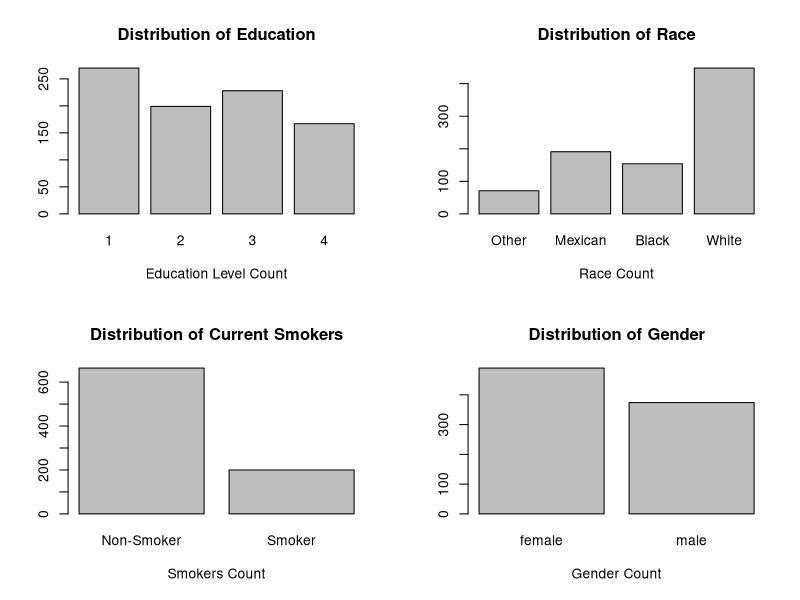
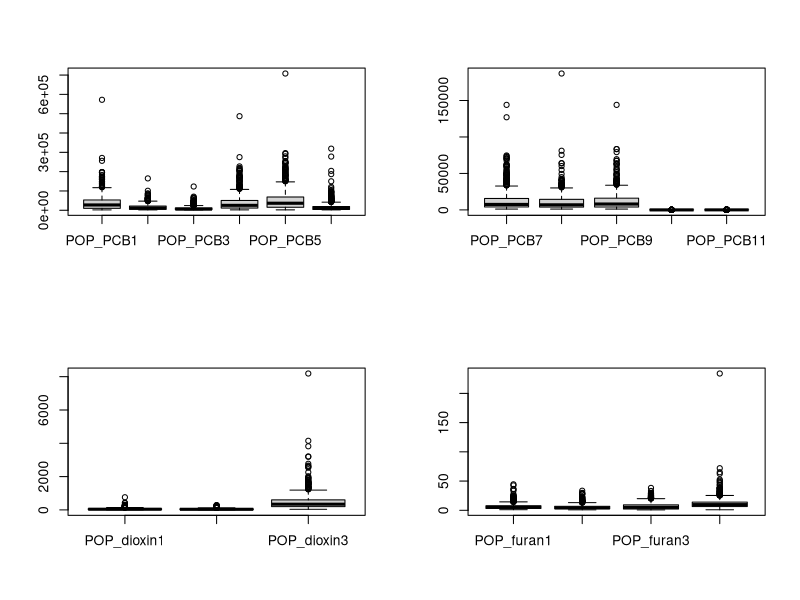
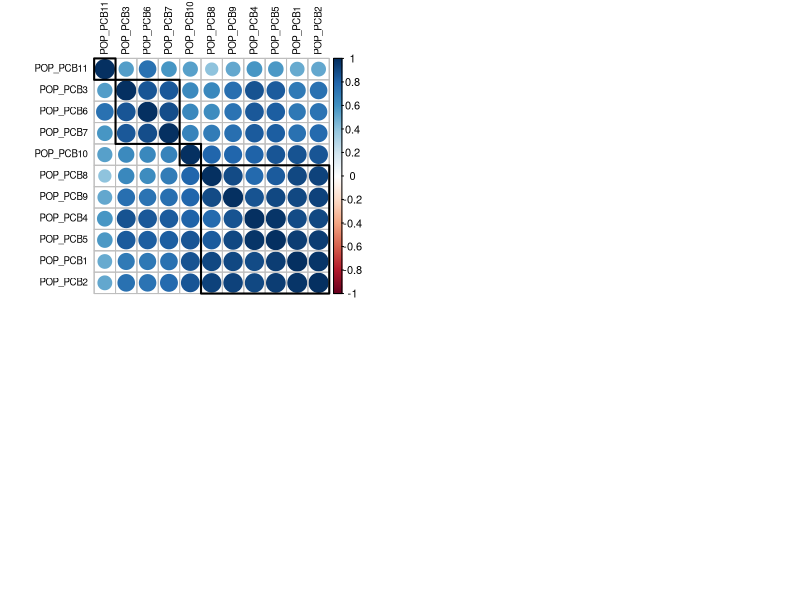
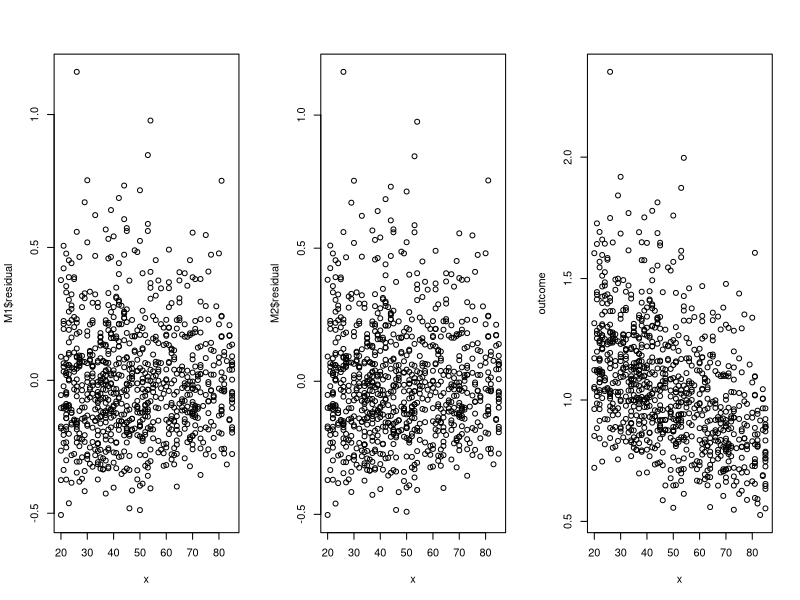
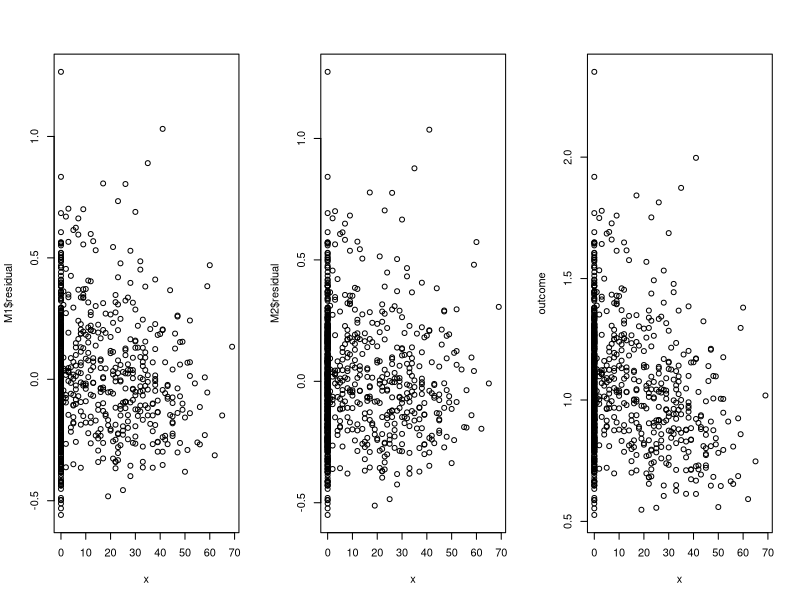
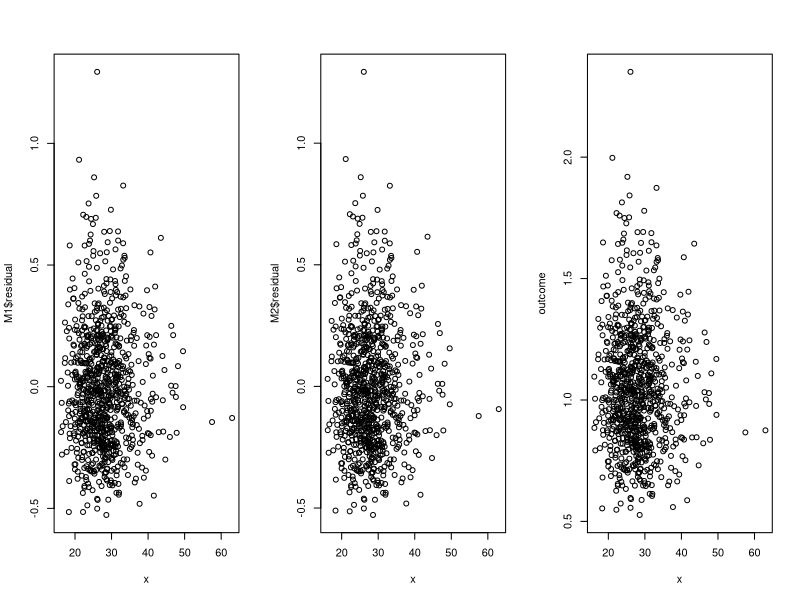
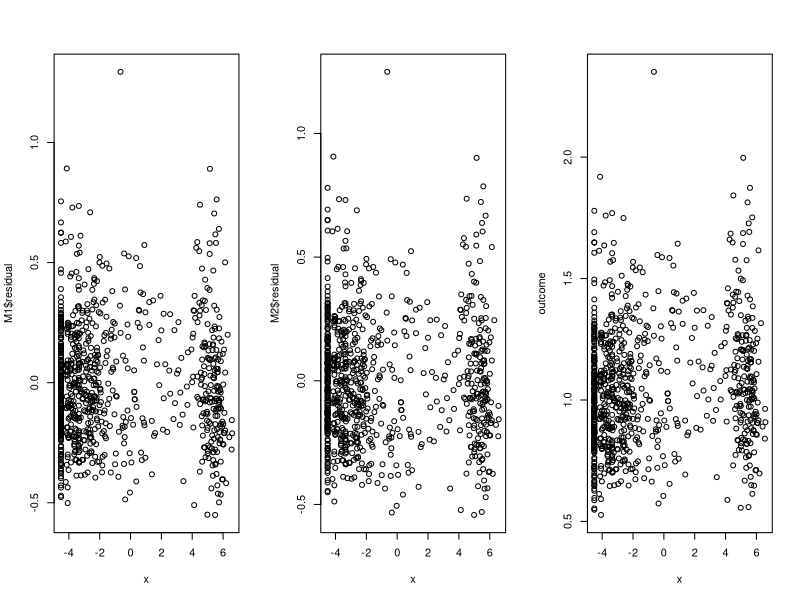
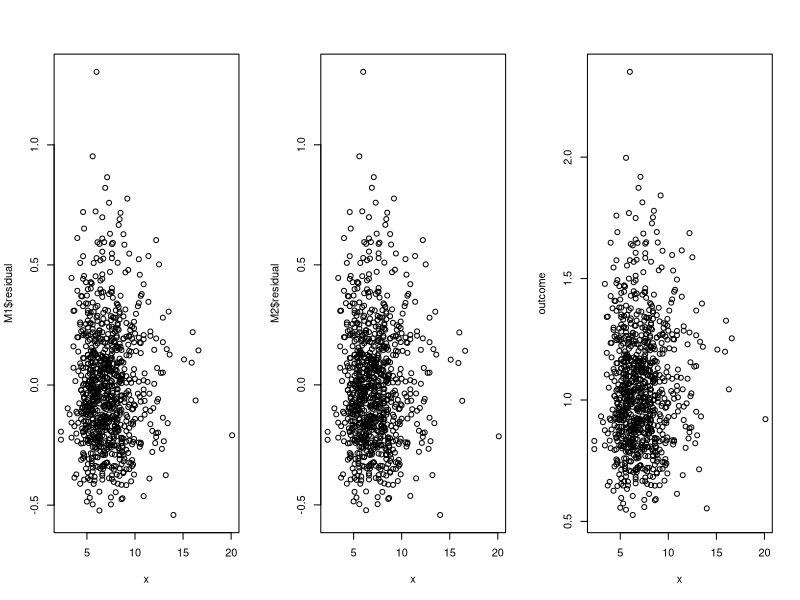

The R script that drew these images, in order:
## ---- chunk 1
knitr::opts_chunk$set(echo = TRUE)
## ---- chunk 2
# CHANGE ABSOLUTE PATH

# setwd("~/Desktop/stat341/R331project/data")
setwd("~/School/4A/STAT 331/R331project/data")
# setwd("~/Desktop/R331project/data")

pollutants <- read.csv("pollutants.csv", header = TRUE)
head(pollutants)

summary(pollutants)
## ---- chunk 3
names(pollutants)
## ---- chunk 4
# 1 = Less Than 9th Grade or 9-11th Grade (Includes 12th grade with no diploma) 
# 2 = High School Grad/GED or Equivalent
# 3 = Some College or AA degree
# 4 = College Graduate
edu_factor=factor(pollutants$edu_cat)

# 1 = Other Race (Including Multi-Racial);
# 2 = Mexican American; 
# 3 = Non-Hispanic Black; 
# 4 = Non-Hispanic White
race_factor=factor(pollutants$race_cat, 
                      labels = c("Other", "Mexican", "Black", "White"))

# 0 = does not currently smoke; 
# 1 = currently smokes
smoke_factor=factor(pollutants$smokenow, labels = c("Non-Smoker", "Smoker"))

# 0 = female, 1 = male
gender_factor=factor(pollutants$male, labels = c("female", "male"))

# put bargraphs for categorical data onto one picture
par(mfrow=c(2,2))


plot(edu_factor, 
     main="Distribution of Education",
     xlab="Education Level Count")

plot(race_factor, 
     main="Distribution of Race",
     xlab="Race Count")

plot(smoke_factor, 
     main="Distribution of Current Smokers",
     xlab="Smokers Count")

plot(gender_factor, 
     main="Distribution of Gender",
     xlab="Gender Count")
## ---- chunk 5
# PC 1-6
boxplot(pollutants[, 3:8])

# PC 7-11
boxplot(pollutants[, 9:13])

# Doxin
boxplot(pollutants[, 14:16])

# Furan
boxplot(pollutants[, 17:20])
## ---- chunk 6
# Estella's work 1
library(corrplot)
library(ggplot2)

POP_PCB = c("POP_PCB1", "POP_PCB2","POP_PCB3", "POP_PCB4","POP_PCB5", "POP_PCB6","POP_PCB7", "POP_PCB8","POP_PCB9", "POP_PCB10", "POP_PCB11")
POP_PCB_data <- pollutants [, POP_PCB]
cc = cor(POP_PCB_data , method = "spearman")

# cluster my POP_PCB so that those with similar patterns of correlation coefficients are closer together. 
corrplot(cc, tl.col = "black", order = "hclust", hclust.method = "average", addrect = 4, tl.cex = 0.7)
#https://jkzorz.github.io/2019/06/11/Correlation-heatmaps.html
## ---- chunk 7
# Estella's work 3
f <- as.formula((paste("length", paste("(", paste(POP_PCB, collapse = " + "), ")^2"), sep = " ~")))
m <- lm(f, data = pollutants)
summary(m)
## ---- chunk 8
# Estella's work 4 
# setting threshold of pvalue to be 0.05 and assess possible interaction terms
pvalues <- summary(m)$coefficients[,4]
p_threshold = 0.05
selected <-which(pvalues<= p_threshold)
names(selected)
## ---- chunk 9
# rewrite the pollutants dataframe
pollutants_clean <- subset(pollutants , select = -X )
## ---- chunk 10
#stepwise parameters selection without any interaction terms
M0 <- lm(length ~ 1, data = pollutants_clean) # minimal model
Mfull <- lm(length ~ .,
            data= pollutants_clean )



## 2 corresponds to AIC
## log(n) corresponds to BIC

# stepwise AIC
Mstart <- lm(length ~ .,
            data= pollutants_clean )
system.time({
  Mstep_AIC <- step(object = Mstart,
                scope = list(lower = M0, upper = Mfull),
                direction = "both", trace = 0, k = 2)
})

#stepwiseBIC
system.time({
  Mstep_BIC <- step(object = Mstart,
                scope = list(lower = M0, upper = Mfull),
                direction = "both", trace = 0, k = log(nrow(pollutants)))
})

#stepwiseB_Adjusted R2
Mstep_AIC
Mstep_BIC
## ---- chunk 11
#stepwise parameters selection with any interaction terms
M0 <- lm(length ~ 1, data = pollutants_clean) # minimal model
#tail to remove length column
single <- paste(tail(colnames(pollutants_clean),-1), collapse = " + ")
#tail to remove intercept column
interaction <- paste(tail(names(selected),-1), collapse = " + ")
f_interaction <- as.formula((paste("length", paste("(", single,"+", interaction, ")"), sep = " ~")))
Mfull <- lm(f_interaction, data = pollutants_clean)
Mstart <- lm(f_interaction, data = pollutants_clean)

# stepwise AIC
Mstart <- lm(length ~ .,
            data= pollutants_clean )
system.time({
  Mstep_AIC <- step(object = Mstart,
                scope = list(lower = M0, upper = Mfull),
                direction = "both", trace = 0, k = 2)
})

#stepwiseBIC
system.time({
  Mstep_BIC <- step(object = Mstart,
                scope = list(lower = M0, upper = Mfull),
                direction = "both", trace = 0, k = log(nrow(pollutants)))
})

#stepwiseB_Adjusted R2
Mstep_AIC
Mstep_BIC
## ---- chunk 12
# Judy's work Part 1
# testing non-linearity in SLR
# if for any covariate, residual vs x for M1 has a pattern and
# residual vs x for M2 seems random, then y has a nonlinear
# relationship with with x.
# M1: fitting y to x
# M2: fitting y to x^2
par(mfrow=c(1, 3))
outcome <- pollutants$length
check <- function(x) {
  M1 <- lm(outcome ~ x)
  print(paste("residual for M1: ", sigma(M1)))
  M2 <- lm(outcome ~ x + I(x^2))
  print(paste("residual for M2: ", sigma(M2)))
  plot(x, M1$residual)
  plot(x, M2$residual)
  plot(x, outcome)
}
list <- list(pollutants$ageyrs, pollutants$yrssmoke,
             pollutants$BMI, pollutants$ln_lbxcot,
             pollutants$whitecell_count, pollutants$lymphocyte_pct, 
             pollutants$monocyte_pct, pollutants$eosinophils_pct, 
             pollutants$basophils_pct, pollutants$neutrophils_pct)
for (column in list) {
  check(column)
}
  
## ---- chunk 13
# Judy's work Part 2
# testing non-linearity in MLR
library(car)
M <- lm (length ~ ., data=pollutants)
avPlots(M)
